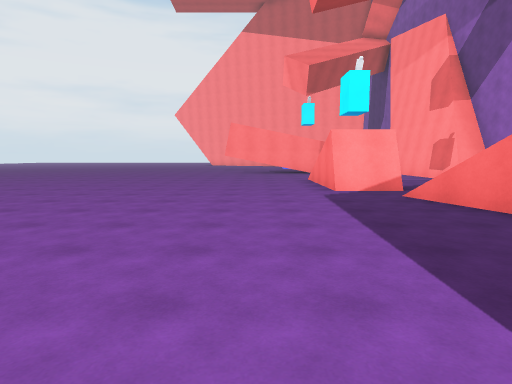
[1] (above)

20 first-person views from a walk through a Unity game level. The camera is 1.5 m above the floor, tilts 6° down and sees 75° across. The floor is counted in squares, 2 m on a side. Each view is taken from the middle of a square. On the plan, view 1 faces up. The plan holds only what a view shows up to about 11 squares ahead; the rest is blank. The place goes on beyond the plan. The player character is not drawn.

[2]
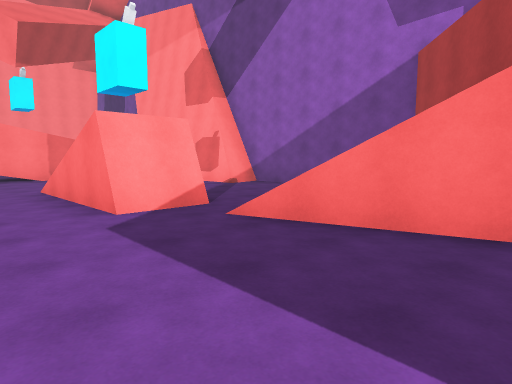

[3]
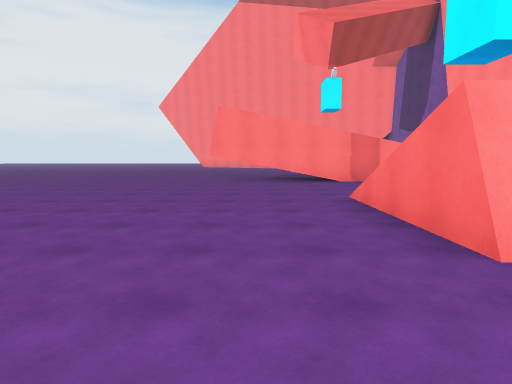

[4]
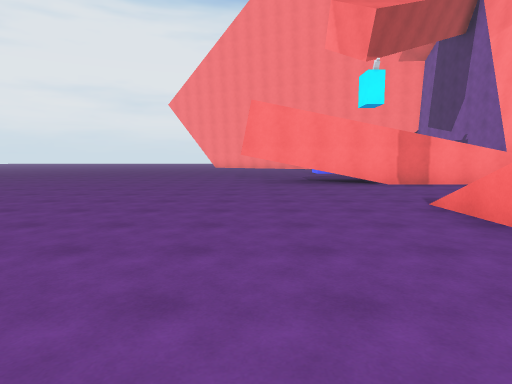

[5]
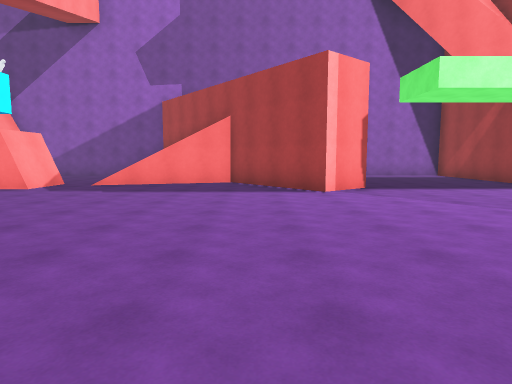

[6]
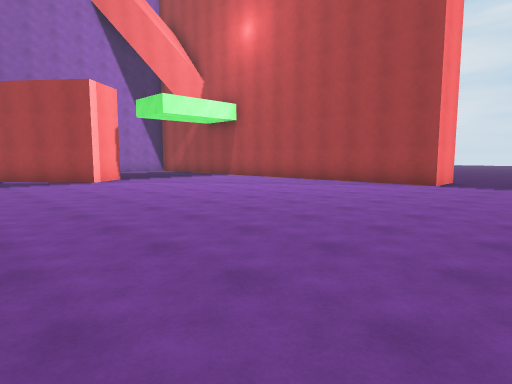

[7]
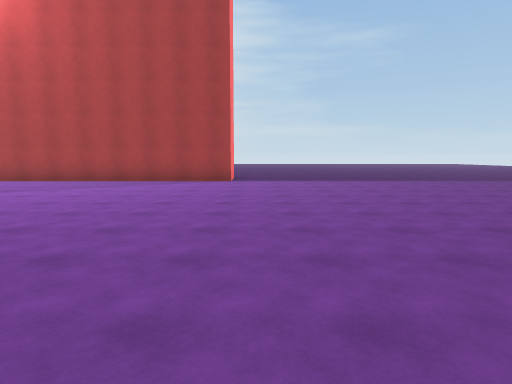

[8]
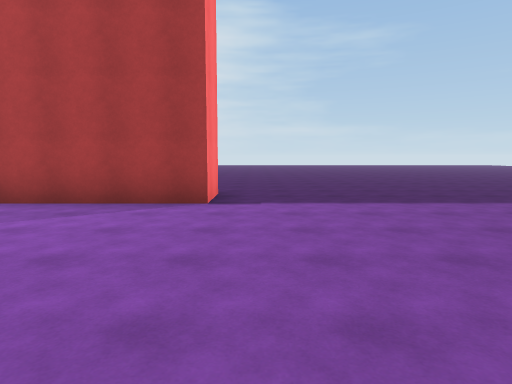

[9]
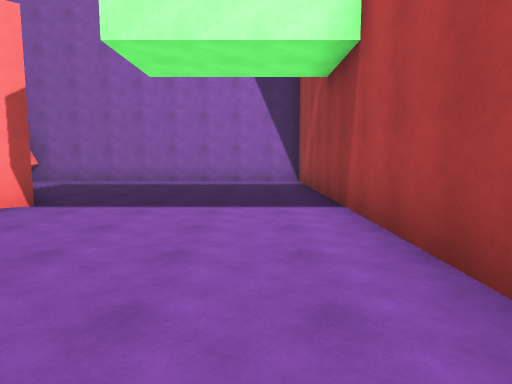

[10]
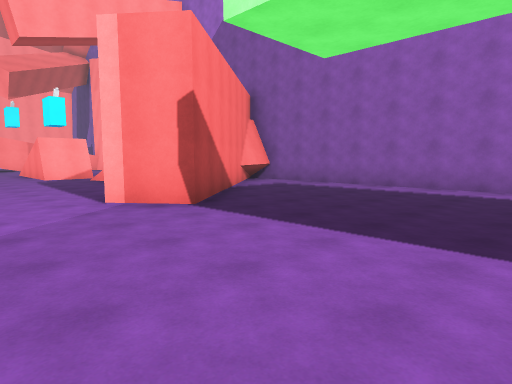

[11]
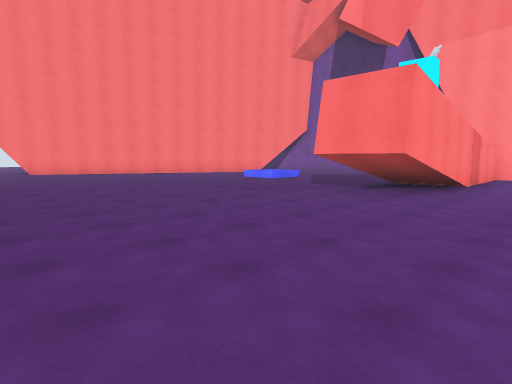

[12]
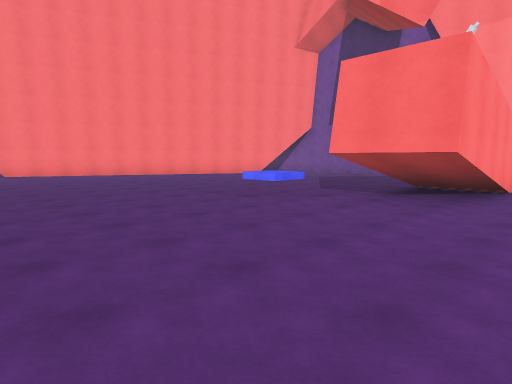

[13]
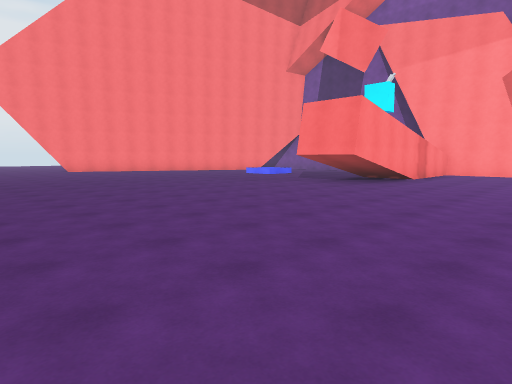

[14]
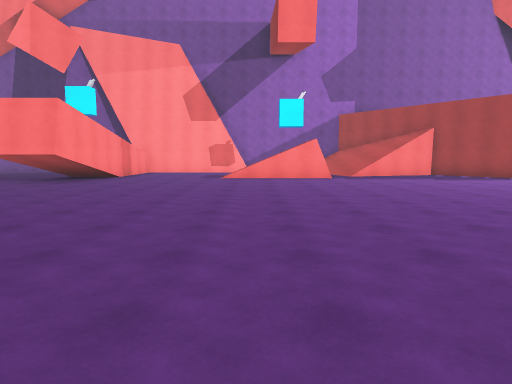

[15]
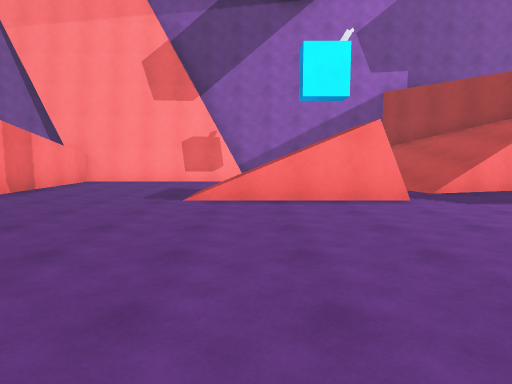

[16]
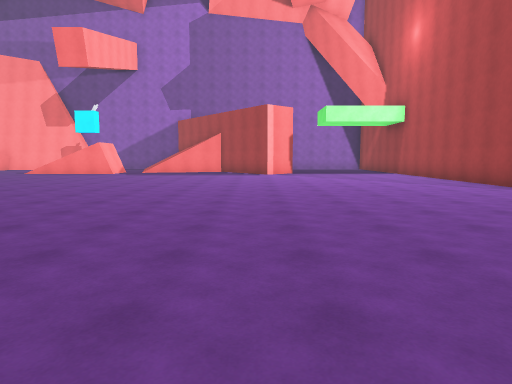

[17]
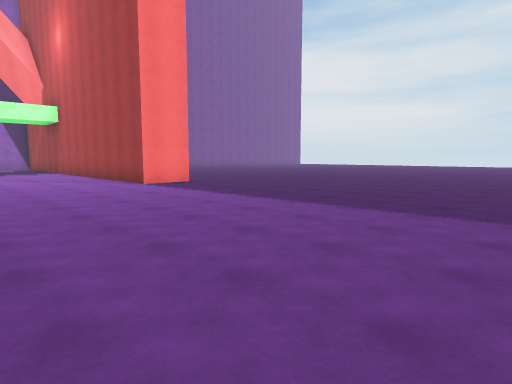

[18]
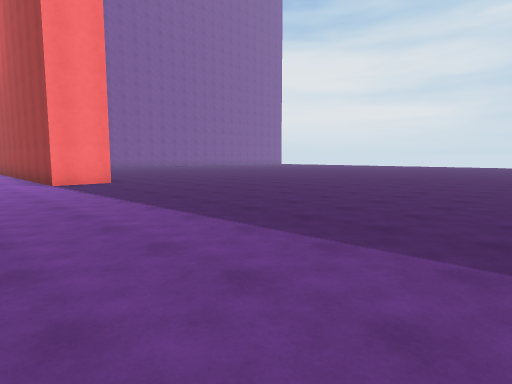

[19]
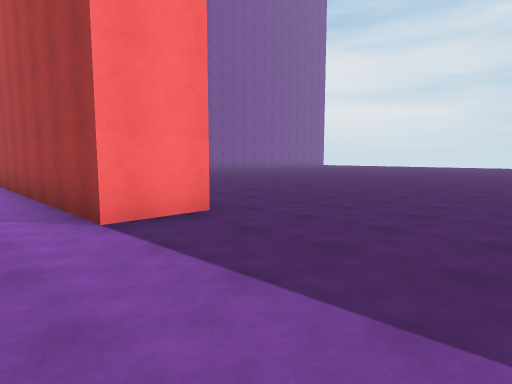

[20]
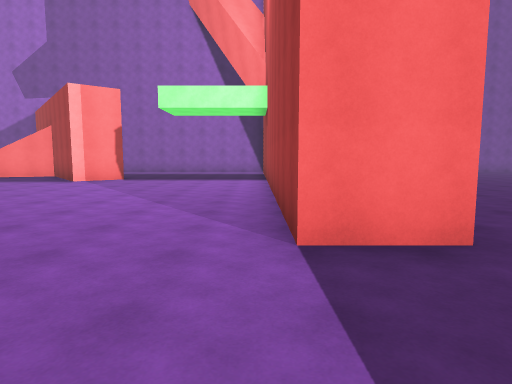

### Floor plan
Key: @ floor where view 1 was taken; # wall or solid block; . main floor; : floor 0.5 m higher than the main floor; + floor 1.75 m higher than the main floor; / step, stairs or slope.
Columns run from 16 left of view 1 to 8 right of it. Each row starts with its distance up from view 1.
 26            ...
 25            ....
 24            .....
 23          ........
 22          .........:
 21         ..........//
 20         ............
 19         .............
 18         .............
 17        ........###
 16        ........########
 15        ................#
 14        ................#
 13        ................#
 12        ................#
 11        ...........//...##
 10       ............//....#
  9        ...........++....#
  8         ..........//... #
  7          ............/  #
  6          ........../////#
  5         ...........////##
  4       ..............//##
  3      ...............#####
  2     ...............###..#
  1    ...............###...#
  0     ............@.#.....#
 -1  .......................#
 -2  .......................#
 -3 ........................#
 -4 ........................#
 -5 ........................#
 -6 ..........###############
 -7 ............
 -8  ............
 -9  .............
-10  ...............
-11  ...............

Where each view was taken, in squares from view 1:
view 1: 0 up, 0 right, facing up
view 2: 3 up, 0 right, facing up-right
view 3: 5 up, 0 right, facing up
view 4: 6 up, 1 left, facing up
view 5: 2 up, 6 left, facing right
view 6: 4 up, 9 left, facing down-right
view 7: 5 up, 7 left, facing down
view 8: 0 up, 7 left, facing down
view 9: 4 down, 3 left, facing right
view 10: 5 down, 1 left, facing up-right
view 11: 13 up, 7 left, facing up-right
view 12: 14 up, 6 left, facing up-right
view 13: 11 up, 9 left, facing up-right
view 14: 10 up, 10 left, facing right
view 15: 10 up, 4 left, facing right
view 16: 1 up, 13 left, facing right
view 17: 1 down, 15 left, facing down-right
view 18: 3 down, 16 left, facing down-right
view 19: 4 down, 10 left, facing down-right
view 20: 5 down, 9 left, facing right
